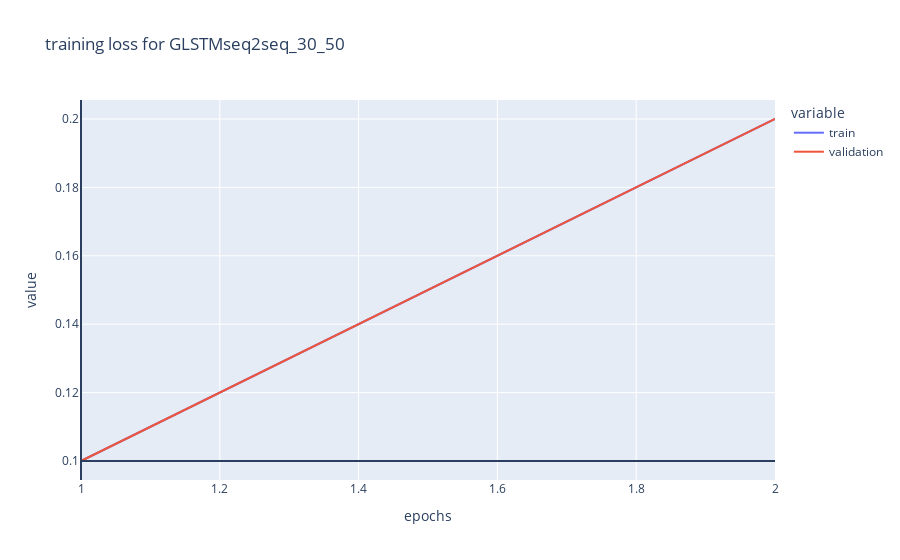

Notebook cell for this chart:
### Code cell
plot(model,
     config,
     [0.1,0.2], 
     [0.1,0.2], 
     dl_train=dl_train,
     dl_val=dl_val,
     name=f"GLSTMseq2seq_{past_step}_{future_step}", 
     show = True)

### Figure 1 — Plotly figure (JSON) as saved in the notebook; plotly's stock layout.template omitted (floating-point values rounded to 4 significant figures)
{"data": [{"hovertemplate": "variable=train<br>epochs=%{x}<br>value=%{y}<extra></extra>", "legendgroup": "train", "line": {"color": "#636efa", "dash": "solid"}, "marker": {"symbol": "circle"}, "mode": "lines", "name": "train", "orientation": "v", "showlegend": true, "type": "scatter", "x": [1, 2], "xaxis": "x", "y": [0.1, 0.2], "yaxis": "y"}, {"hovertemplate": "variable=validation<br>epochs=%{x}<br>value=%{y}<extra></extra>", "legendgroup": "validation", "line": {"color": "#EF553B", "dash": "solid"}, "marker": {"symbol": "circle"}, "mode": "lines", "name": "validation", "orientation": "v", "showlegend": true, "type": "scatter", "x": [1, 2], "xaxis": "x", "y": [0.1, 0.2], "yaxis": "y"}], "layout": {"autosize": true, "legend": {"title": {"text": "variable"}, "tracegroupgap": 0}, "shapes": [{"type": "line", "x0": 1, "x1": 1, "xref": "x", "y0": 0, "y1": 1, "yref": "y domain"}, {"type": "line", "x0": 0, "x1": 1, "xref": "x domain", "y0": 0.1, "y1": 0.1, "yref": "y"}], "title": {"text": "training loss for GLSTMseq2seq_30_50"}, "xaxis": {"anchor": "y", "autorange": true, "domain": [0, 1], "range": [0.9985, 2], "title": {"text": "epochs"}, "type": "linear"}, "yaxis": {"anchor": "x", "autorange": true, "domain": [0, 1], "range": [0.09444, 0.2056], "title": {"text": "value"}, "type": "linear"}}}
